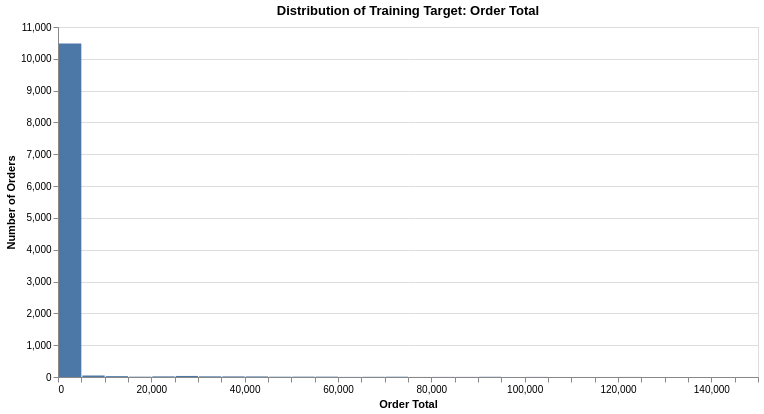

The notebook cell this image was saved under:
### Code cell
target_plot_data = pd.DataFrame({
    "order_total": y_train_model,
    "dataset": "Training"
})

alt.Chart(target_plot_data).mark_bar().encode(
    x=alt.X(
        "order_total:Q",
        bin=alt.Bin(maxbins=60),
        title="Order Total"
    ),
    y=alt.Y("count():Q", title="Number of Orders"),
    tooltip=["count()"]
).properties(
    title="Distribution of Training Target: Order Total",
    width=700,
    height=350
)

### Figure 1 — Vega-Lite specification as saved in the notebook (floating-point values rounded to 4 significant figures; data arrays with more than 128 entries replaced by an {"elided": "..."} marker saying what was removed)
{"config": {"view": {"continuousWidth": 300, "continuousHeight": 300}}, "data": {"name": "data-8ba83fdab773787f8ecd5e14e6719919"}, "mark": {"type": "bar"}, "encoding": {"tooltip": [{"aggregate": "count", "type": "quantitative"}], "x": {"bin": {"maxbins": 60}, "field": "order_total", "title": "Order Total", "type": "quantitative"}, "y": {"aggregate": "count", "title": "Number of Orders", "type": "quantitative"}}, "height": 350, "title": "Distribution of Training Target: Order Total", "width": 700, "$schema": "https://vega.github.io/schema/vega-lite/v5.20.1.json", "datasets": {"data-8ba83fdab773787f8ecd5e14e6719919": {"elided": "10749 records"}}}
